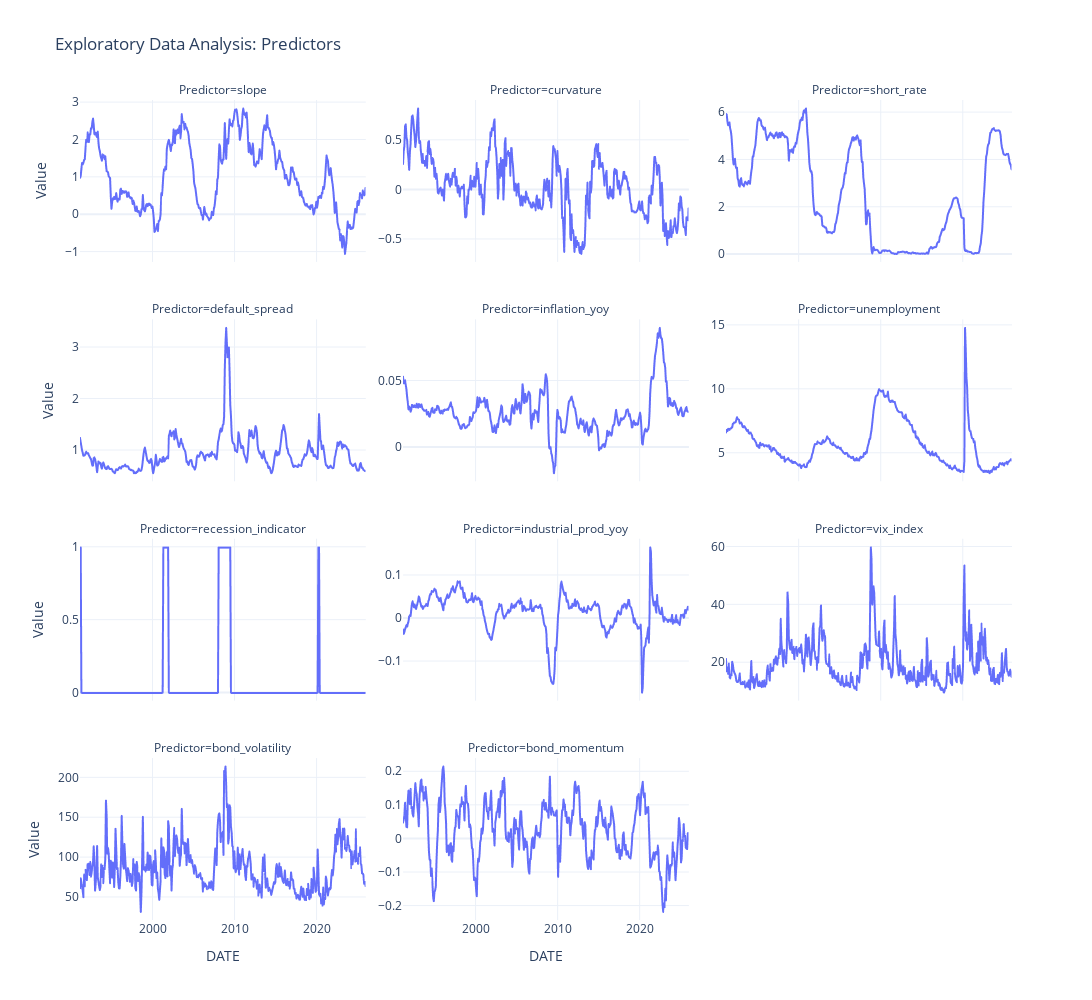

Notebook source saved alongside this figure:
### Code cell
predictors = ['slope', 'curvature', 'short_rate', 'default_spread', 'inflation_yoy', 'unemployment',
              'recession_indicator', 'industrial_prod_yoy', 'vix_index', 'bond_volatility', 'bond_momentum']

df_long = df_final[predictors].reset_index().melt(
    id_vars='DATE',
    value_vars=predictors,
    var_name='Predictor',
    value_name='Value'
)

fig = px.line(
    df_long,
    x='DATE',
    y='Value',
    facet_col='Predictor',
    facet_col_wrap=3,
    facet_col_spacing=0.04,
    height=1000,
    width=1100,
    title='Exploratory Data Analysis: Predictors',
    template='plotly_white'
)

fig.update_yaxes(matches=None, showticklabels=True)
fig.update_layout(showlegend=False)

fig.show()

### Figure 1 — Plotly figure (JSON) as saved in the notebook; plotly's stock layout.template omitted (floating-point values rounded to 4 significant figures; data arrays with more than 128 entries replaced by an {"elided": "..."} marker saying what was removed)
{"data": [{"hovertemplate": "Predictor=slope<br>DATE=%{x}<br>Value=%{y}<extra></extra>", "legendgroup": "", "line": {"color": "#636efa", "dash": "solid"}, "marker": {"symbol": "circle"}, "mode": "lines", "name": "", "showlegend": false, "type": "scattergl", "x": {"elided": "419 str values"}, "xaxis": "x10", "y": {"elided": "419 float values"}, "yaxis": "y10"}, {"hovertemplate": "Predictor=curvature<br>DATE=%{x}<br>Value=%{y}<extra></extra>", "legendgroup": "", "line": {"color": "#636efa", "dash": "solid"}, "marker": {"symbol": "circle"}, "mode": "lines", "name": "", "showlegend": false, "type": "scattergl", "x": {"elided": "419 str values"}, "xaxis": "x11", "y": {"elided": "419 float values"}, "yaxis": "y11"}, {"hovertemplate": "Predictor=short_rate<br>DATE=%{x}<br>Value=%{y}<extra></extra>", "legendgroup": "", "line": {"color": "#636efa", "dash": "solid"}, "marker": {"symbol": "circle"}, "mode": "lines", "name": "", "showlegend": false, "type": "scattergl", "x": {"elided": "419 str values"}, "xaxis": "x12", "y": {"elided": "419 float values"}, "yaxis": "y12"}, {"hovertemplate": "Predictor=default_spread<br>DATE=%{x}<br>Value=%{y}<extra></extra>", "legendgroup": "", "line": {"color": "#636efa", "dash": "solid"}, "marker": {"symbol": "circle"}, "mode": "lines", "name": "", "showlegend": false, "type": "scattergl", "x": {"elided": "419 str values"}, "xaxis": "x7", "y": {"elided": "419 float values"}, "yaxis": "y7"}, {"hovertemplate": "Predictor=inflation_yoy<br>DATE=%{x}<br>Value=%{y}<extra></extra>", "legendgroup": "", "line": {"color": "#636efa", "dash": "solid"}, "marker": {"symbol": "circle"}, "mode": "lines", "name": "", "showlegend": false, "type": "scattergl", "x": {"elided": "419 str values"}, "xaxis": "x8", "y": {"elided": "419 float values"}, "yaxis": "y8"}, {"hovertemplate": "Predictor=unemployment<br>DATE=%{x}<br>Value=%{y}<extra></extra>", "legendgroup": "", "line": {"color": "#636efa", "dash": "solid"}, "marker": {"symbol": "circle"}, "mode": "lines", "name": "", "showlegend": false, "type": "scattergl", "x": {"elided": "419 str values"}, "xaxis": "x9", "y": {"elided": "419 float values"}, "yaxis": "y9"}, {"hovertemplate": "Predictor=recession_indicator<br>DATE=%{x}<br>Value=%{y}<extra></extra>", "legendgroup": "", "line": {"color": "#636efa", "dash": "solid"}, "marker": {"symbol": "circle"}, "mode": "lines", "name": "", "showlegend": false, "type": "scattergl", "x": {"elided": "419 str values"}, "xaxis": "x4", "y": {"elided": "419 float values"}, "yaxis": "y4"}, {"hovertemplate": "Predictor=industrial_prod_yoy<br>DATE=%{x}<br>Value=%{y}<extra></extra>", "legendgroup": "", "line": {"color": "#636efa", "dash": "solid"}, "marker": {"symbol": "circle"}, "mode": "lines", "name": "", "showlegend": false, "type": "scattergl", "x": {"elided": "419 str values"}, "xaxis": "x5", "y": {"elided": "419 float values"}, "yaxis": "y5"}, {"hovertemplate": "Predictor=vix_index<br>DATE=%{x}<br>Value=%{y}<extra></extra>", "legendgroup": "", "line": {"color": "#636efa", "dash": "solid"}, "marker": {"symbol": "circle"}, "mode": "lines", "name": "", "showlegend": false, "type": "scattergl", "x": {"elided": "419 str values"}, "xaxis": "x6", "y": {"elided": "419 float values"}, "yaxis": "y6"}, {"hovertemplate": "Predictor=bond_volatility<br>DATE=%{x}<br>Value=%{y}<extra></extra>", "legendgroup": "", "line": {"color": "#636efa", "dash": "solid"}, "marker": {"symbol": "circle"}, "mode": "lines", "name": "", "showlegend": false, "type": "scattergl", "x": {"elided": "419 str values"}, "xaxis": "x", "y": {"elided": "419 float values"}, "yaxis": "y"}, {"hovertemplate": "Predictor=bond_momentum<br>DATE=%{x}<br>Value=%{y}<extra></extra>", "legendgroup": "", "line": {"color": "#636efa", "dash": "solid"}, "marker": {"symbol": "circle"}, "mode": "lines", "name": "", "showlegend": false, "type": "scattergl", "x": {"elided": "419 str values"}, "xaxis": "x2", "y": {"elided": "419 float values"}, "yaxis": "y2"}], "layout": {"annotations": [{"font": {}, "showarrow": false, "text": "Predictor=bond_volatility", "x": 0.1533, "xanchor": "center", "xref": "paper", "y": 0.1975, "yanchor": "bottom", "yref": "paper"}, {"font": {}, "showarrow": false, "text": "Predictor=bond_momentum", "x": 0.5, "xanchor": "center", "xref": "paper", "y": 0.1975, "yanchor": "bottom", "yref": "paper"}, {"font": {}, "showarrow": false, "text": "Predictor=recession_indicator", "x": 0.1533, "xanchor": "center", "xref": "paper", "y": 0.465, "yanchor": "bottom", "yref": "paper"}, {"font": {}, "showarrow": false, "text": "Predictor=industrial_prod_yoy", "x": 0.5, "xanchor": "center", "xref": "paper", "y": 0.465, "yanchor": "bottom", "yref": "paper"}, {"font": {}, "showarrow": false, "text": "Predictor=vix_index", "x": 0.8467, "xanchor": "center", "xref": "paper", "y": 0.465, "yanchor": "bottom", "yref": "paper"}, {"font": {}, "showarrow": false, "text": "Predictor=default_spread", "x": 0.1533, "xanchor": "center", "xref": "paper", "y": 0.7325, "yanchor": "bottom", "yref": "paper"}, {"font": {}, "showarrow": false, "text": "Predictor=inflation_yoy", "x": 0.5, "xanchor": "center", "xref": "paper", "y": 0.7325, "yanchor": "bottom", "yref": "paper"}, {"font": {}, "showarrow": false, "text": "Predictor=unemployment", "x": 0.8467, "xanchor": "center", "xref": "paper", "y": 0.7325, "yanchor": "bottom", "yref": "paper"}, {"font": {}, "showarrow": false, "text": "Predictor=slope", "x": 0.1533, "xanchor": "center", "xref": "paper", "y": 1, "yanchor": "bottom", "yref": "paper"}, {"font": {}, "showarrow": false, "text": "Predictor=curvature", "x": 0.5, "xanchor": "center", "xref": "paper", "y": 1, "yanchor": "bottom", "yref": "paper"}, {"font": {}, "showarrow": false, "text": "Predictor=short_rate", "x": 0.8467, "xanchor": "center", "xref": "paper", "y": 1, "yanchor": "bottom", "yref": "paper"}], "height": 1000, "legend": {"tracegroupgap": 0}, "showlegend": false, "title": {"text": "Exploratory Data Analysis: Predictors"}, "width": 1100, "xaxis": {"anchor": "y", "domain": [0, 0.3067], "title": {"text": "DATE"}}, "xaxis10": {"anchor": "y10", "domain": [0, 0.3067], "matches": "x", "showticklabels": false}, "xaxis11": {"anchor": "y11", "domain": [0.3467, 0.6533], "matches": "x", "showticklabels": false}, "xaxis12": {"anchor": "y12", "domain": [0.6933, 1.0], "matches": "x", "showticklabels": false}, "xaxis2": {"anchor": "y2", "domain": [0.3467, 0.6533], "matches": "x", "title": {"text": "DATE"}}, "xaxis3": {"anchor": "y3", "domain": [0.6933, 1.0], "matches": "x", "title": {"text": "DATE"}}, "xaxis4": {"anchor": "y4", "domain": [0, 0.3067], "matches": "x", "showticklabels": false}, "xaxis5": {"anchor": "y5", "domain": [0.3467, 0.6533], "matches": "x", "showticklabels": false}, "xaxis6": {"anchor": "y6", "domain": [0.6933, 1.0], "matches": "x", "showticklabels": false}, "xaxis7": {"anchor": "y7", "domain": [0, 0.3067], "matches": "x", "showticklabels": false}, "xaxis8": {"anchor": "y8", "domain": [0.3467, 0.6533], "matches": "x", "showticklabels": false}, "xaxis9": {"anchor": "y9", "domain": [0.6933, 1.0], "matches": "x", "showticklabels": false}, "yaxis": {"anchor": "x", "domain": [0, 0.1975], "showticklabels": true, "title": {"text": "Value"}}, "yaxis10": {"anchor": "x10", "domain": [0.8025, 1], "showticklabels": true, "title": {"text": "Value"}}, "yaxis11": {"anchor": "x11", "domain": [0.8025, 1], "showticklabels": true}, "yaxis12": {"anchor": "x12", "domain": [0.8025, 1], "showticklabels": true}, "yaxis2": {"anchor": "x2", "domain": [0, 0.1975], "showticklabels": true}, "yaxis3": {"anchor": "x3", "domain": [0, 0.1975], "showticklabels": true}, "yaxis4": {"anchor": "x4", "domain": [0.2675, 0.465], "showticklabels": true, "title": {"text": "Value"}}, "yaxis5": {"anchor": "x5", "domain": [0.2675, 0.465], "showticklabels": true}, "yaxis6": {"anchor": "x6", "domain": [0.2675, 0.465], "showticklabels": true}, "yaxis7": {"anchor": "x7", "domain": [0.535, 0.7325], "showticklabels": true, "title": {"text": "Value"}}, "yaxis8": {"anchor": "x8", "domain": [0.535, 0.7325], "showticklabels": true}, "yaxis9": {"anchor": "x9", "domain": [0.535, 0.7325], "showticklabels": true}}}
